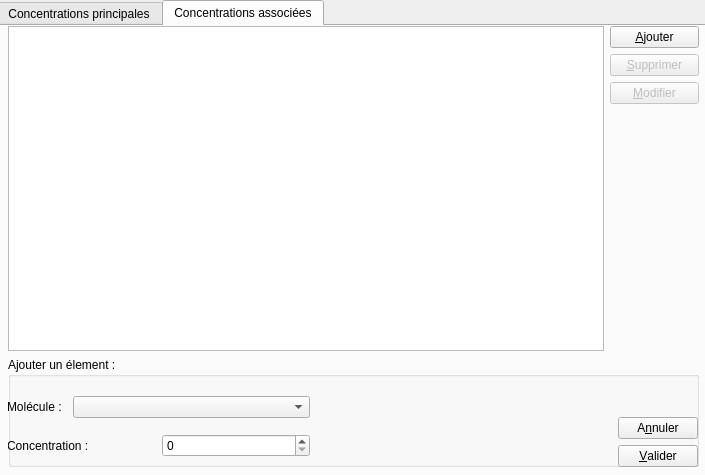
<?xml version="1.0" encoding="UTF-8"?>
<ui version="4.0">
 <class>Dlg_Concentration</class>
 <widget class="QDialog" name="Dlg_Concentration">
  <property name="windowModality">
   <enum>Qt::ApplicationModal</enum>
  </property>
  <property name="geometry">
   <rect>
    <x>0</x>
    <y>0</y>
    <width>705</width>
    <height>475</height>
   </rect>
  </property>
  <property name="windowTitle">
   <string>Dialog</string>
  </property>
  <property name="modal">
   <bool>true</bool>
  </property>
  <widget class="QTabWidget" name="tabWidget">
   <property name="enabled">
    <bool>true</bool>
   </property>
   <property name="geometry">
    <rect>
     <x>-4</x>
     <y>0</y>
     <width>731</width>
     <height>481</height>
    </rect>
   </property>
   <property name="currentIndex">
    <number>1</number>
   </property>
   <widget class="QWidget" name="tab_ConcPrincipales">
    <attribute name="title">
     <string>Concentrations principales</string>
    </attribute>
    <widget class="QWidget" name="layoutWidget">
     <property name="geometry">
      <rect>
       <x>10</x>
       <y>0</y>
       <width>691</width>
       <height>441</height>
      </rect>
     </property>
     <layout class="QGridLayout" name="gridLayout">
      <item row="1" column="0">
       <widget class="QTableView" name="tableView">
        <property name="editTriggers">
         <set>QAbstractItemView::NoEditTriggers</set>
        </property>
        <property name="alternatingRowColors">
         <bool>true</bool>
        </property>
        <property name="selectionMode">
         <enum>QAbstractItemView::SingleSelection</enum>
        </property>
        <property name="selectionBehavior">
         <enum>QAbstractItemView::SelectRows</enum>
        </property>
       </widget>
      </item>
      <item row="1" column="1">
       <layout class="QVBoxLayout" name="v_Layout_Buttons">
        <item>
         <widget class="QPushButton" name="button_Ajouter">
          <property name="text">
           <string>&amp;Ajouter</string>
          </property>
         </widget>
        </item>
        <item>
         <widget class="QPushButton" name="button_Supprimer">
          <property name="enabled">
           <bool>false</bool>
          </property>
          <property name="text">
           <string>&amp;Supprimer</string>
          </property>
         </widget>
        </item>
        <item>
         <widget class="QPushButton" name="button_Modifier">
          <property name="enabled">
           <bool>false</bool>
          </property>
          <property name="text">
           <string>&amp;Modifier</string>
          </property>
         </widget>
        </item>
        <item>
         <widget class="QPushButton" name="button_Selectionner">
          <property name="enabled">
           <bool>false</bool>
          </property>
          <property name="maximumSize">
           <size>
            <width>89</width>
            <height>16777215</height>
           </size>
          </property>
          <property name="text">
           <string>Sélectionner</string>
          </property>
         </widget>
        </item>
        <item>
         <widget class="QPushButton" name="button_Fermer">
          <property name="text">
           <string>&amp;Fermer</string>
          </property>
         </widget>
        </item>
        <item>
         <spacer name="verticalSpacer">
          <property name="orientation">
           <enum>Qt::Vertical</enum>
          </property>
          <property name="sizeHint" stdset="0">
           <size>
            <width>20</width>
            <height>40</height>
           </size>
          </property>
         </spacer>
        </item>
       </layout>
      </item>
      <item row="3" column="0" colspan="2">
       <widget class="QGroupBox" name="gb_edit_champs">
        <property name="sizePolicy">
         <sizepolicy hsizetype="Expanding" vsizetype="Fixed">
          <horstretch>0</horstretch>
          <verstretch>0</verstretch>
         </sizepolicy>
        </property>
        <property name="minimumSize">
         <size>
          <width>0</width>
          <height>150</height>
         </size>
        </property>
        <property name="maximumSize">
         <size>
          <width>16777215</width>
          <height>150</height>
         </size>
        </property>
        <property name="title">
         <string>Ajouter un élement :</string>
        </property>
        <widget class="QWidget" name="layoutWidget">
         <property name="geometry">
          <rect>
           <x>-1</x>
           <y>20</y>
           <width>691</width>
           <height>131</height>
          </rect>
         </property>
         <layout class="QHBoxLayout" name="horizontalLayout_5">
          <item>
           <layout class="QVBoxLayout" name="verticalLayout_3">
            <property name="sizeConstraint">
             <enum>QLayout::SetFixedSize</enum>
            </property>
            <item>
             <layout class="QHBoxLayout" name="horizontalLayout_2">
              <item>
               <spacer name="horizontalSpacer">
                <property name="orientation">
                 <enum>Qt::Horizontal</enum>
                </property>
                <property name="sizeType">
                 <enum>QSizePolicy::MinimumExpanding</enum>
                </property>
                <property name="sizeHint" stdset="0">
                 <size>
                  <width>10</width>
                  <height>20</height>
                 </size>
                </property>
               </spacer>
              </item>
              <item>
               <widget class="QLabel" name="label_3">
                <property name="text">
                 <string>Point de consigne :</string>
                </property>
               </widget>
              </item>
              <item>
               <widget class="QLineEdit" name="lineEdit_Point">
                <property name="sizePolicy">
                 <sizepolicy hsizetype="Fixed" vsizetype="Fixed">
                  <horstretch>0</horstretch>
                  <verstretch>0</verstretch>
                 </sizepolicy>
                </property>
                <property name="minimumSize">
                 <size>
                  <width>100</width>
                  <height>0</height>
                 </size>
                </property>
                <property name="maximumSize">
                 <size>
                  <width>100</width>
                  <height>16777215</height>
                 </size>
                </property>
               </widget>
              </item>
             </layout>
            </item>
            <item>
             <layout class="QHBoxLayout" name="horizontalLayout_3">
              <item>
               <spacer name="horizontalSpacer_2">
                <property name="orientation">
                 <enum>Qt::Horizontal</enum>
                </property>
                <property name="sizeType">
                 <enum>QSizePolicy::MinimumExpanding</enum>
                </property>
                <property name="sizeHint" stdset="0">
                 <size>
                  <width>10</width>
                  <height>20</height>
                 </size>
                </property>
               </spacer>
              </item>
              <item>
               <widget class="QLabel" name="label_2">
                <property name="text">
                 <string>Concentration réelle :</string>
                </property>
               </widget>
              </item>
              <item>
               <widget class="QLineEdit" name="lineEdit_ConcReelle">
                <property name="sizePolicy">
                 <sizepolicy hsizetype="Fixed" vsizetype="Fixed">
                  <horstretch>0</horstretch>
                  <verstretch>0</verstretch>
                 </sizepolicy>
                </property>
                <property name="minimumSize">
                 <size>
                  <width>100</width>
                  <height>0</height>
                 </size>
                </property>
                <property name="maximumSize">
                 <size>
                  <width>100</width>
                  <height>16777215</height>
                 </size>
                </property>
               </widget>
              </item>
             </layout>
            </item>
            <item>
             <layout class="QHBoxLayout" name="horizontalLayout">
              <item>
               <spacer name="horizontalSpacer_3">
                <property name="orientation">
                 <enum>Qt::Horizontal</enum>
                </property>
                <property name="sizeType">
                 <enum>QSizePolicy::MinimumExpanding</enum>
                </property>
                <property name="sizeHint" stdset="0">
                 <size>
                  <width>5</width>
                  <height>20</height>
                 </size>
                </property>
               </spacer>
              </item>
              <item>
               <widget class="QLabel" name="label">
                <property name="text">
                 <string>Concentration d'ozone :</string>
                </property>
               </widget>
              </item>
              <item>
               <widget class="QLineEdit" name="lineEdit_ConcO3">
                <property name="sizePolicy">
                 <sizepolicy hsizetype="Fixed" vsizetype="Fixed">
                  <horstretch>0</horstretch>
                  <verstretch>0</verstretch>
                 </sizepolicy>
                </property>
                <property name="minimumSize">
                 <size>
                  <width>100</width>
                  <height>0</height>
                 </size>
                </property>
                <property name="maximumSize">
                 <size>
                  <width>100</width>
                  <height>16777215</height>
                 </size>
                </property>
               </widget>
              </item>
             </layout>
            </item>
           </layout>
          </item>
          <item>
           <spacer name="horizontalSpacer_6">
            <property name="orientation">
             <enum>Qt::Horizontal</enum>
            </property>
            <property name="sizeHint" stdset="0">
             <size>
              <width>40</width>
              <height>20</height>
             </size>
            </property>
           </spacer>
          </item>
          <item>
           <layout class="QVBoxLayout" name="verticalLayout_2">
            <item>
             <spacer name="verticalSpacer_2">
              <property name="orientation">
               <enum>Qt::Vertical</enum>
              </property>
              <property name="sizeHint" stdset="0">
               <size>
                <width>20</width>
                <height>40</height>
               </size>
              </property>
             </spacer>
            </item>
            <item>
             <widget class="QPushButton" name="button_Annuler">
              <property name="text">
               <string>A&amp;nnuler</string>
              </property>
             </widget>
            </item>
            <item>
             <widget class="QPushButton" name="button_Valider">
              <property name="text">
               <string>&amp;Valider</string>
              </property>
             </widget>
            </item>
           </layout>
          </item>
         </layout>
        </widget>
       </widget>
      </item>
      <item row="2" column="0">
       <layout class="QHBoxLayout" name="horizontalLayout_4">
        <item>
         <widget class="QLabel" name="label_4">
          <property name="font">
           <font>
            <weight>75</weight>
            <bold>true</bold>
           </font>
          </property>
          <property name="text">
           <string>Molécule :</string>
          </property>
         </widget>
        </item>
        <item>
         <spacer name="horizontalSpacer_4">
          <property name="orientation">
           <enum>Qt::Horizontal</enum>
          </property>
          <property name="sizeType">
           <enum>QSizePolicy::Fixed</enum>
          </property>
          <property name="sizeHint" stdset="0">
           <size>
            <width>10</width>
            <height>20</height>
           </size>
          </property>
         </spacer>
        </item>
        <item>
         <widget class="QComboBox" name="comboBox_SelectPolluant">
          <property name="sizePolicy">
           <sizepolicy hsizetype="Preferred" vsizetype="Fixed">
            <horstretch>0</horstretch>
            <verstretch>0</verstretch>
           </sizepolicy>
          </property>
          <property name="minimumSize">
           <size>
            <width>150</width>
            <height>0</height>
           </size>
          </property>
         </widget>
        </item>
        <item>
         <spacer name="horizontalSpacer_5">
          <property name="orientation">
           <enum>Qt::Horizontal</enum>
          </property>
          <property name="sizeHint" stdset="0">
           <size>
            <width>40</width>
            <height>20</height>
           </size>
          </property>
         </spacer>
        </item>
       </layout>
      </item>
     </layout>
    </widget>
   </widget>
   <widget class="QWidget" name="tab_ConcAssociees">
    <attribute name="title">
     <string>Concentrations associées</string>
    </attribute>
    <widget class="QWidget" name="layoutWidget">
     <property name="geometry">
      <rect>
       <x>10</x>
       <y>0</y>
       <width>691</width>
       <height>441</height>
      </rect>
     </property>
     <layout class="QGridLayout" name="gridLayout_2">
      <item row="0" column="0">
       <widget class="QTableView" name="tableView_ConcAssociee">
        <property name="editTriggers">
         <set>QAbstractItemView::NoEditTriggers</set>
        </property>
        <property name="alternatingRowColors">
         <bool>true</bool>
        </property>
        <property name="selectionMode">
         <enum>QAbstractItemView::SingleSelection</enum>
        </property>
        <property name="selectionBehavior">
         <enum>QAbstractItemView::SelectRows</enum>
        </property>
       </widget>
      </item>
      <item row="0" column="1">
       <layout class="QVBoxLayout" name="v_Layout_Conc_Associee_Buttons">
        <item>
         <widget class="QPushButton" name="button_Ajouter_ConcAssociee">
          <property name="text">
           <string>&amp;Ajouter</string>
          </property>
         </widget>
        </item>
        <item>
         <widget class="QPushButton" name="button_Supprimer_ConcAssociee">
          <property name="enabled">
           <bool>false</bool>
          </property>
          <property name="minimumSize">
           <size>
            <width>89</width>
            <height>0</height>
           </size>
          </property>
          <property name="maximumSize">
           <size>
            <width>89</width>
            <height>16777215</height>
           </size>
          </property>
          <property name="text">
           <string>&amp;Supprimer</string>
          </property>
         </widget>
        </item>
        <item>
         <widget class="QPushButton" name="button_Modifier_ConcAssociee">
          <property name="enabled">
           <bool>false</bool>
          </property>
          <property name="text">
           <string>&amp;Modifier</string>
          </property>
         </widget>
        </item>
        <item>
         <spacer name="verticalSpacer_3">
          <property name="orientation">
           <enum>Qt::Vertical</enum>
          </property>
          <property name="sizeHint" stdset="0">
           <size>
            <width>20</width>
            <height>40</height>
           </size>
          </property>
         </spacer>
        </item>
       </layout>
      </item>
      <item row="1" column="0" colspan="2">
       <widget class="QGroupBox" name="gb_edit_champs_ConcAssociee">
        <property name="sizePolicy">
         <sizepolicy hsizetype="Expanding" vsizetype="Fixed">
          <horstretch>0</horstretch>
          <verstretch>0</verstretch>
         </sizepolicy>
        </property>
        <property name="minimumSize">
         <size>
          <width>0</width>
          <height>110</height>
         </size>
        </property>
        <property name="maximumSize">
         <size>
          <width>16777215</width>
          <height>110</height>
         </size>
        </property>
        <property name="title">
         <string>Ajouter un élement :</string>
        </property>
        <widget class="QWidget" name="layoutWidget_3">
         <property name="geometry">
          <rect>
           <x>-1</x>
           <y>29</y>
           <width>691</width>
           <height>81</height>
          </rect>
         </property>
         <layout class="QHBoxLayout" name="horizontalLayout_8">
          <item>
           <layout class="QVBoxLayout" name="verticalLayout_5">
            <item>
             <layout class="QHBoxLayout" name="horizontalLayout_7">
              <item>
               <widget class="QLabel" name="label_5">
                <property name="text">
                 <string>Molécule :</string>
                </property>
               </widget>
              </item>
              <item>
               <spacer name="horizontalSpacer_7">
                <property name="orientation">
                 <enum>Qt::Horizontal</enum>
                </property>
                <property name="sizeType">
                 <enum>QSizePolicy::Fixed</enum>
                </property>
                <property name="sizeHint" stdset="0">
                 <size>
                  <width>5</width>
                  <height>20</height>
                 </size>
                </property>
               </spacer>
              </item>
              <item>
               <widget class="QComboBox" name="comboBox_ConcAssociee_Polluant">
                <property name="sizePolicy">
                 <sizepolicy hsizetype="Expanding" vsizetype="Fixed">
                  <horstretch>0</horstretch>
                  <verstretch>0</verstretch>
                 </sizepolicy>
                </property>
                <property name="minimumSize">
                 <size>
                  <width>100</width>
                  <height>0</height>
                 </size>
                </property>
               </widget>
              </item>
             </layout>
            </item>
            <item>
             <layout class="QHBoxLayout" name="horizontalLayout_6">
              <item>
               <widget class="QLabel" name="label_6">
                <property name="text">
                 <string>Concentration :</string>
                </property>
               </widget>
              </item>
              <item>
               <widget class="QSpinBox" name="spinBox_ConcAssociee_Concentration">
                <property name="maximum">
                 <number>50000</number>
                </property>
               </widget>
              </item>
             </layout>
            </item>
           </layout>
          </item>
          <item>
           <spacer name="horizontalSpacer_11">
            <property name="orientation">
             <enum>Qt::Horizontal</enum>
            </property>
            <property name="sizeHint" stdset="0">
             <size>
              <width>40</width>
              <height>20</height>
             </size>
            </property>
           </spacer>
          </item>
          <item>
           <layout class="QVBoxLayout" name="verticalLayout_8">
            <item>
             <spacer name="verticalSpacer_5">
              <property name="orientation">
               <enum>Qt::Vertical</enum>
              </property>
              <property name="sizeHint" stdset="0">
               <size>
                <width>20</width>
                <height>40</height>
               </size>
              </property>
             </spacer>
            </item>
            <item>
             <widget class="QPushButton" name="button_Annuler_ConcAssociee">
              <property name="text">
               <string>A&amp;nnuler</string>
              </property>
             </widget>
            </item>
            <item>
             <widget class="QPushButton" name="button_Valider_ConcAssociee">
              <property name="text">
               <string>&amp;Valider</string>
              </property>
             </widget>
            </item>
           </layout>
          </item>
         </layout>
        </widget>
       </widget>
      </item>
     </layout>
    </widget>
   </widget>
  </widget>
 </widget>
 <resources/>
 <connections/>
</ui>
